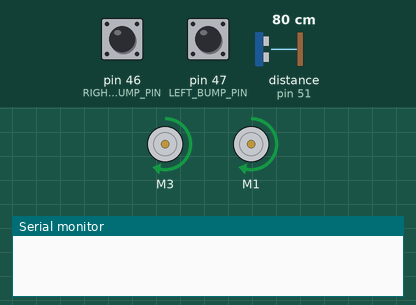
Simulated run of this sketch. Board: Arduino Mega 2560, built with avr-gcc and run on an emulated ATmega2560. On the bench: 2 × DC motor (green arrow = forward, orange = backward, longer = faster), the last lines printed to the serial monitor. The test bench sets the inputs (shaded band); at power-on: distance to the obstacle (sensor on pin 51) 80 cm, pin 46 (RIGHT_BUMP_PIN) HIGH, pin 47 (LEFT_BUMP_PIN) HIGH. The echo pulse lasts 58.3 µs per cm.

Above: at 3.2 s.
3.3 s: distance to the obstacle (sensor on pin 51) set to 55 cm
4.8 s: distance to the obstacle (sensor on pin 51) set to 45 cm
At 5.8 s:
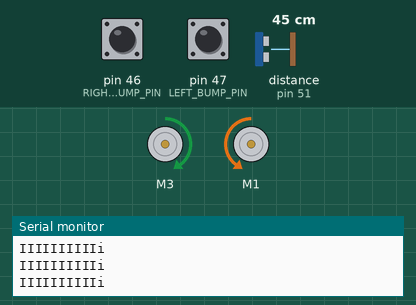
6.3 s: distance to the obstacle (sensor on pin 51) set to 28 cm
8.2 s: distance to the obstacle (sensor on pin 51) set to 23 cm
At 9.3 s:
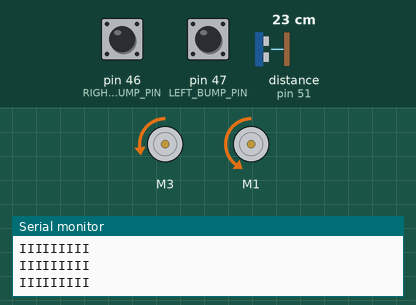
9.7 s: distance to the obstacle (sensor on pin 51) set to 35 cm
At 10.4 s:
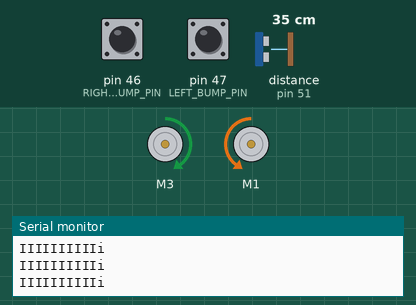
11.2 s: distance to the obstacle (sensor on pin 51) set to 60 cm
At 11.7 s:
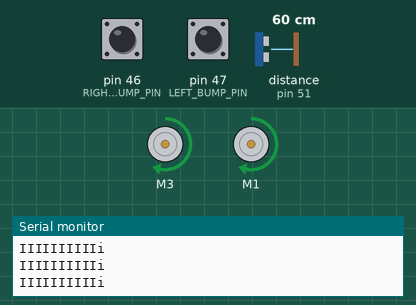
Timing chart, 0 to 13.7 s (numbered marks = the images above; inputs shaded):
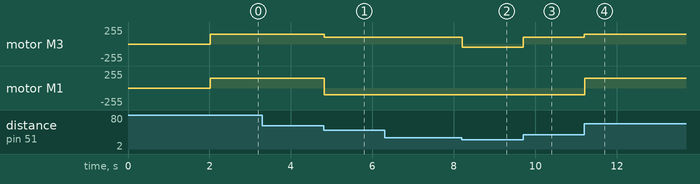

Measured:
- the behaviour switches between 51 and 50 cm on distance to the obstacle (sensor on pin 51) (found by bisection; images 0 and 1)
- the behaviour switches between 26 and 25 cm on distance to the obstacle (sensor on pin 51) (found by bisection; images 1 and 2)
- after the input at 3.3 s, every drawn part: stays the same
- after the input at 4.8 s, motor M3: forward 150/255 → forward 100/255 at once; motor M1: forward 150/255 → backward 100/255 at once
- after the input at 8.2 s, motor M3: forward 100/255 → backward 50/255 at once
- after the input at 9.7 s, motor M3: backward 50/255 → forward 100/255 at once
- after the input at 11.2 s, motor M3: forward 100/255 → forward 150/255 at once; motor M1: backward 100/255 → forward 150/255 at once

The sketch:

B3_Sonic_DAB.ino
```cpp
/* B3_Sonic.ino

   Drive the TWO-WHEELED Bread Board Bot (BBbot, B^3)
   forward.   When a whisker bump sensor on either side hits something,
   back up and turn slightly away from that direction and resume
   forward path.

   Stop at a specified distance from an object directly ahead.

   Arduino: Arduino Mega 256 v3 Clone
   Motor Shield: Adafruit assembled Motor Shield for Arduino v2
   ---->  http://www.adafruit.com/products/1438

   Programmer: Dave Eslinger; June 13, 2015
   Revisions:
*/


#include <Wire.h>
#include <Adafruit_MotorShield.h>
#include <math.h>
#include <breadboardbot.h>
#include <NewPing.h>

// Create the motor shield object with the default I2C address
Adafruit_MotorShield AFMS = Adafruit_MotorShield();

/* Define Constants */

// IO Pins used
const byte LEFT_BUMP_PIN = 47;    // Define DIGITAL Pins for left
const byte RIGHT_BUMP_PIN = 46;   // and right bump sensors
const byte SONIC_TRIGGER_PIN = 50;
const byte SONIC_ECHO_PIN = 51;

// Parameters controlling program behavior
// Bump behavior
const byte FORWARD_SPEED = 150;   // Define normal speeds
const byte BACKWARD_SPEED = 100;  // and backup/turn speed
const int  TURN_DURATION = 600;   // Turn length in milliseconds

// Sonic sensor
const float TARGET_DISTANCE_INCHES = 20;
const int MAX_SONIC_DISTANCE = 500;      // cm, optional, 500 cm is default

// Define 'ports' for motors.
const byte LEFT_MOTOR_PORT = 3;
const byte RIGHT_MOTOR_PORT = 1;
// Create pointers to motor control objects
Adafruit_DCMotor *motorLeft = AFMS.getMotor(LEFT_MOTOR_PORT);
Adafruit_DCMotor *motorRight = AFMS.getMotor(RIGHT_MOTOR_PORT);

/* Define new untrasonic sensor with trigger & echo pins and
   the maximum distance to be sensed. */
NewPing sonic(SONIC_TRIGGER_PIN, SONIC_ECHO_PIN, MAX_SONIC_DISTANCE);


void setup(void){
  AFMS.begin();  // create with the default frequency 1.6KHz
  // Turn off all motors to start, just a good habit
  motorLeft->run(RELEASE);
  motorRight->run(RELEASE);
  Serial.begin(9600);  //Begin serial communcation

  /*Set up Bump Pins with Arduino internal pullup resistors
    This will make them always high unless a bump switch is hit,
    which will make a connection to ground and they will read low. */
  pinMode(LEFT_BUMP_PIN,INPUT_PULLUP);
  pinMode(RIGHT_BUMP_PIN,INPUT_PULLUP);

  //  pinMode(SONIC_TRIGGER_PIN,OUTPUT);
  //  pinMode(SONIC_ECHO_PIN,INPUT);
  delay(2000);  // Two second delay to get the robot placed
}


void loop(){
  // Test some of the sonic library functions:
//  int inches = sonic.ping_in();
//  Serial.print(inches);
//  Serial.print(" inches, cm = ");
//  Serial.print(sonic.ping_cm());
//  Serial.print(", actual ping time (ms) = ");
//  int ping_milli = sonic.ping();
//  Serial.print(ping_milli);
//  Serial.print(", real inches = ");
//  Serial.print(Distance_inches(ping_milli));
//  Serial.print(", real cm = ");
//  Serial.println(Distance_cm(ping_milli));
  // delay(100); // Just to slow things down

  /*  Assuming no switches closed initially.  Drive forward: */
  motorLeft->setSpeed(FORWARD_SPEED);
  motorRight->setSpeed(FORWARD_SPEED);
  while(digitalRead(LEFT_BUMP_PIN) && digitalRead(RIGHT_BUMP_PIN)
	&& Distance_inches(sonic.ping()) > TARGET_DISTANCE_INCHES) {
    motorLeft->run(FORWARD);
    motorRight->run(FORWARD);
  }

  /* If you got here, one of the bump switches was closed or B^3 is too
     close to something straight ahead */

  /* First check the LEFT sensor: */
  if(! digitalRead(LEFT_BUMP_PIN)) { // the LEFT side switch was bumped
    motorLeft->setSpeed(BACKWARD_SPEED/2); // Slowly back up and turn to right
    motorRight->setSpeed(BACKWARD_SPEED);
    motorLeft->run(BACKWARD);
    motorRight->run(BACKWARD);
    delay(TURN_DURATION);                  // for specified duration
    motorLeft->run(RELEASE);               // Then stop power to the motors
    motorRight->run(RELEASE);              // and move to next section of code
  }
  /* Then check the right sensor: */
  else if(! digitalRead(RIGHT_BUMP_PIN)) { // the RIGHT side switch was bumped
    motorLeft->setSpeed(BACKWARD_SPEED); // Slowly back up and turn to left
    motorRight->setSpeed(BACKWARD_SPEED/2);
    motorLeft->run(BACKWARD);
    motorRight->run(BACKWARD);
    delay(TURN_DURATION);                 // for specified duration
    motorLeft->run(RELEASE);               // Then stop power to the motors
    motorRight->run(RELEASE);              // and move to next section of code
  }
  /* It must have been the sonar sensor */
  else {
    while(Distance_inches(sonic.ping())<=TARGET_DISTANCE_INCHES){
      if(Distance_inches(sonic.ping())>TARGET_DISTANCE_INCHES/2){ // the robot is some distance away
        motorLeft->setSpeed(BACKWARD_SPEED);
        motorRight->setSpeed(BACKWARD_SPEED);
        motorLeft->run(FORWARD);   // rotate until an a distance > the target distance is found
        motorRight->run(BACKWARD);  // then continue
      }else{                                                     //the robot is really close
        motorLeft->setSpeed(BACKWARD_SPEED/2); // Slowly back up and turn to right
        motorRight->setSpeed(BACKWARD_SPEED);  //if distance > the target distance, continue
        motorLeft->run(BACKWARD);
        motorRight->run(BACKWARD);
      }
      float dist=Distance_inches(sonic.ping());
      for(int i = 0; i<min(int(dist),10);i++){
        Serial.print("I");
      }
      if(float(int(dist))+0.5<dist){
        Serial.println("i");
      }else{
        Serial.println("");
      }
    }
  }

  /*That is all!  Now go back to the beginning of the loop and
     drive straight ahead until somehting is bumped. */
}

// float Distance_inches(int ping) {
//   float inches_per_sec = 13582.67;  // Equivilent to 345 m/s
//   return ping * inches_per_sec * 1e-6 *0.5;
// }
//
// float Distance_cm(int ping) {
//   float cm_per_sec = 34500.;        // Equivilent to 345 m/s
//   return ping * cm_per_sec * 1e-6 *0.5;
// }
```
